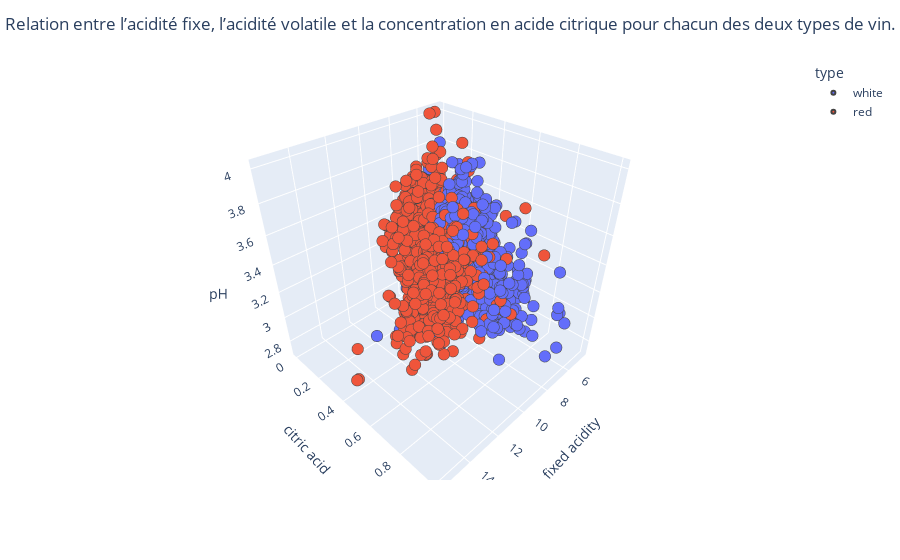

Source (notebook cell):
### Code cell
fig = px.scatter_3d(
    train_set,
    x="fixed acidity",
    y="citric acid",
    z="pH",
    color="type",
)
fig.update_traces(
    marker=dict(size=4, line=dict(width=2)),
    selector=dict(mode="markers"),
)
fig.update_layout(
    title_text="Relation entre l’acidité fixe, l’acidité volatile et la concentration en acide citrique pour chacun des deux types de vin.",
    title_x=0.5,
)

### Figure 1 — Plotly figure (JSON) as saved in the notebook; plotly's stock layout.template omitted (floating-point values rounded to 4 significant figures; data arrays with more than 128 entries replaced by an {"elided": "..."} marker saying what was removed)
{"data": [{"hovertemplate": "type=white<br>fixed acidity=%{x}<br>citric acid=%{y}<br>pH=%{z}<extra></extra>", "legendgroup": "white", "marker": {"color": "#636efa", "line": {"width": 2}, "size": 4, "symbol": "circle"}, "mode": "markers", "name": "white", "scene": "scene", "showlegend": true, "type": "scatter3d", "x": {"elided": "3903 float values"}, "y": {"elided": "3903 float values"}, "z": {"elided": "3903 float values"}}, {"hovertemplate": "type=red<br>fixed acidity=%{x}<br>citric acid=%{y}<br>pH=%{z}<extra></extra>", "legendgroup": "red", "marker": {"color": "#EF553B", "line": {"width": 2}, "size": 4, "symbol": "circle"}, "mode": "markers", "name": "red", "scene": "scene", "showlegend": true, "type": "scatter3d", "x": {"elided": "1251 float values"}, "y": {"elided": "1251 float values"}, "z": {"elided": "1251 float values"}}], "layout": {"legend": {"title": {"text": "type"}, "tracegroupgap": 0}, "margin": {"t": 60}, "scene": {"domain": {"x": [0, 1], "y": [0, 1]}, "xaxis": {"title": {"text": "fixed acidity"}}, "yaxis": {"title": {"text": "citric acid"}}, "zaxis": {"title": {"text": "pH"}}}, "title": {"text": "Relation entre l’acidité fixe, l’acidité volatile et la concentration en acide citrique pour chacun des deux types de vin.", "x": 0.5}}}
